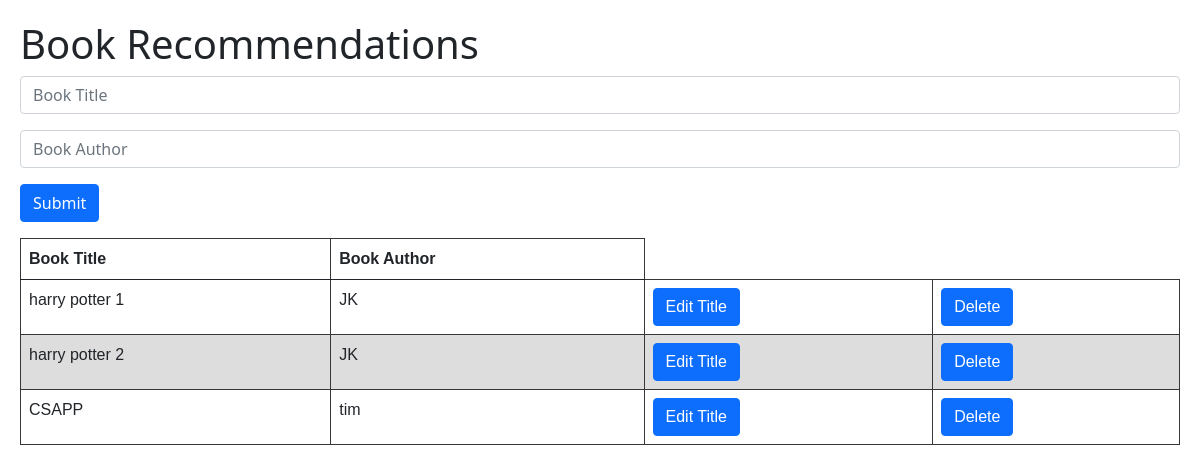
The app's page /, older data.
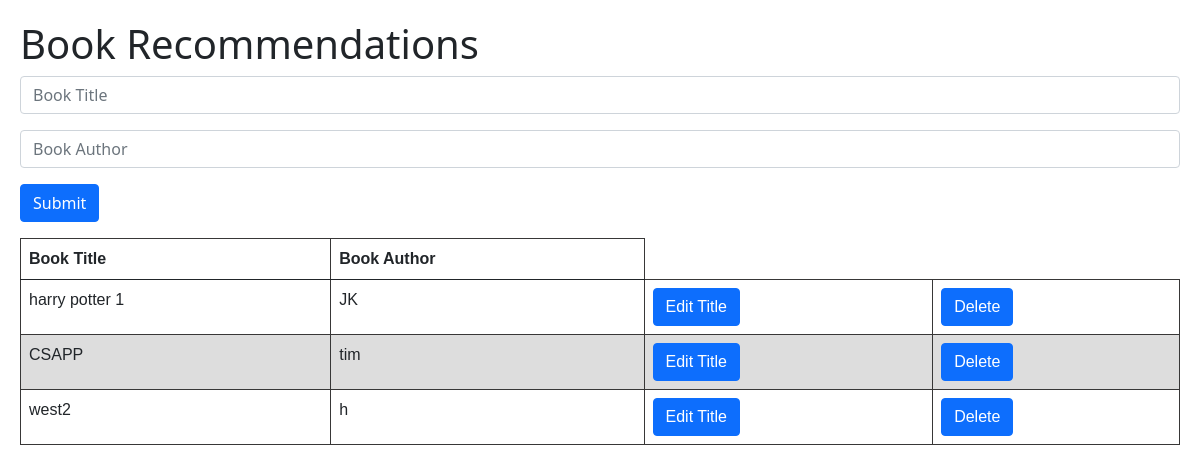
The same page, newer data.
### app/models.py (models this page shows, shortened)
class Book(db.Model):
    book_id = db.Column(db.Integer, primary_key=True)
    author_id = db.Column(db.Integer, db.ForeignKey("author.author_id"))
    title = db.Column(db.String)

class Author(db.Model):
    author_id = db.Column(db.Integer, primary_key=True)
    name = db.Column(db.String)
    books = db.relationship("Book", backref="author")

### app/views.py (the view)
@app.route("/", methods=["GET"])
def home():
    books = db.session.query(Book, Author).filter(Book.author_id == Author.author_id).all()
    return render_template("index.html", books=books)

### app/templates/index.html (shortened to what this page needs)
<!DOCTYPE html>
<html lang="en">
  <head>
    <link
      href="https://cdn.jsdelivr.net/npm/bootstrap@5.0.0-beta1/dist/css/bootstrap.min.css"
      rel="stylesheet"
    />
  </head>
  <body>
    <h1>Book Recommendations</h1>
    <form hx-post="/submit" hx-swap="beforeend" hx-target="#new-book" class="mb-3">
        <input type="text" placeholder="Book Title" name="title" class="form-control mb-3" />
        <input type="text" placeholder="Book Author" name="author" class="form-control mb-3" />
        <button type="submit" class="btn btn-primary">Submit</button>
    </form>
    <table class="table">
        <thead>
          <tr>
            <th scope="col">Book Title</th>
            <th scope="col">Book Author</th>
          </tr>
        </thead>
        <tbody id="new-book" hx-target="closest tr" hx-swap="outerHTML swap:0.5s">
            {%for book in books%}
            <tr>
                <td>{{book.Book.title}}</td>
                <td>{{book.Author.name}}</td>
                <td>
                    <button class="btn btn-primary"
                        hx-get="/get-edit-form/{{book.Book.book_id}}">
                        Edit Title
                    </button>
                </td>
                <td>
                    <button hx-delete="/delete/{{book.Book.book_id}}" class="btn btn-primary">Delete</button>
                </td>
            </tr>
            {%endfor%}
        </tbody>
    </table>
  </body>
</html>

### app/templates/index.html (style rules this page uses)
body { padding: 20px; }
table { font-family: arial, sans-serif; border-collapse: collapse; width: 100%; }
td, th { border: 1px solid #383737; text-align: left; padding: 8px; }
tr:nth-child(even) { background-color: #dddddd; }

Row changes from the older to the newer data that the page shows:
removed Book: Book "harry potter 2", Author.name "JK"
added Book: Book "west2", Author.name "h"
